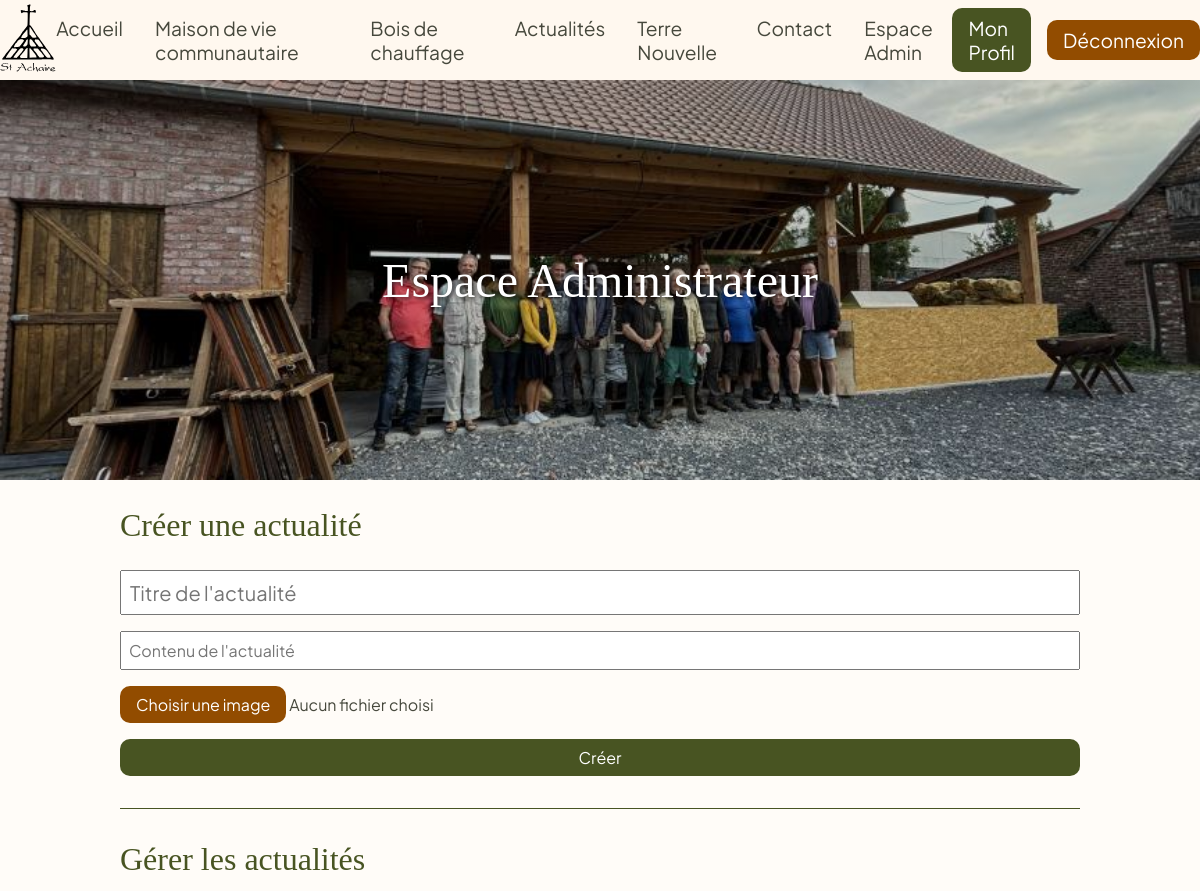
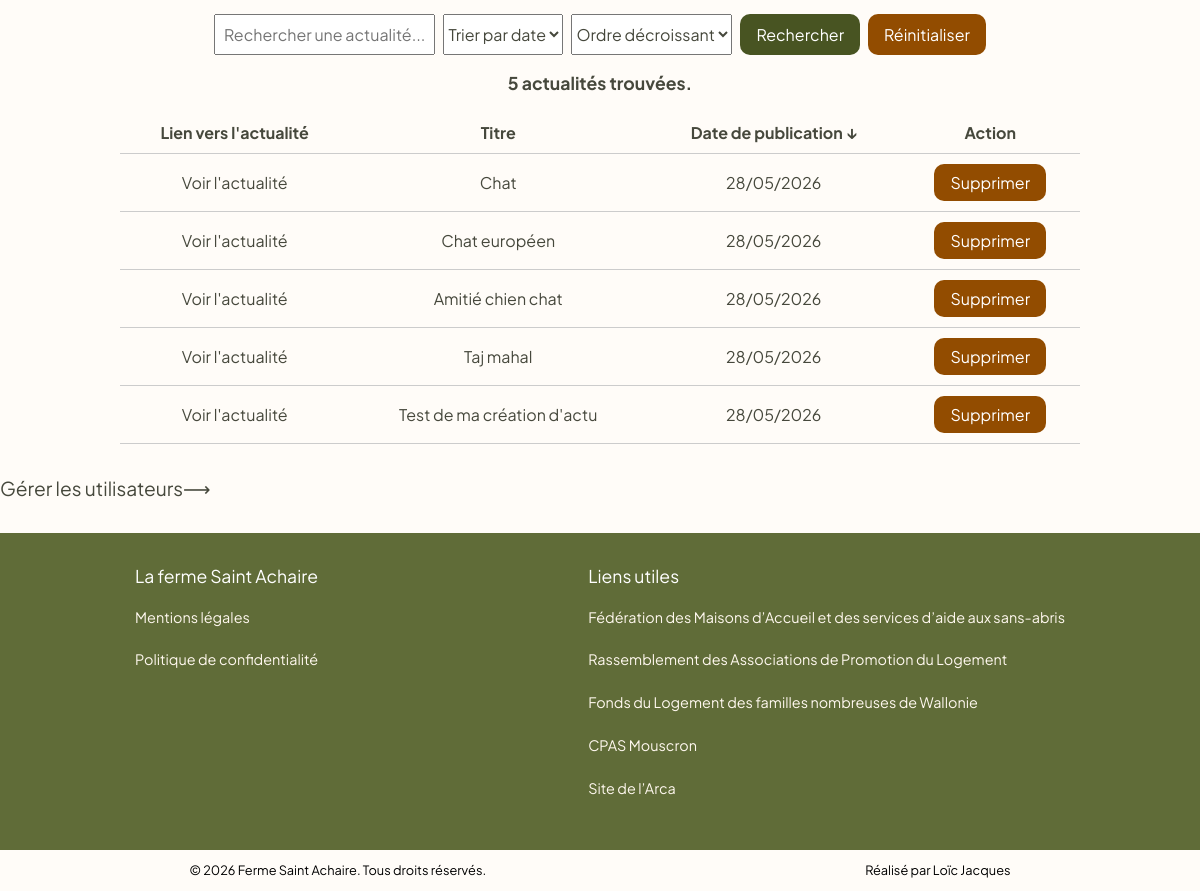
/admin (signed in), run on the app's committed database (2 pictures, top to bottom).
### tables this page shows
CREATE TABLE IF NOT EXISTS `actualite` (
  `id` int NOT NULL AUTO_INCREMENT,
  `titre` varchar(100) NOT NULL,
  `contenu` text NOT NULL,
  `image` varchar(250) NOT NULL,
  `date` datetime NOT NULL DEFAULT CURRENT_TIMESTAMP,
  `likes` int NOT NULL DEFAULT '0',
  PRIMARY KEY (`id`),
  UNIQUE KEY `titre` (`titre`),
  KEY `date` (`date`)
);

### controleurs/controleur_admin.php (called while the page is built, shortened)
<?php
require_once(MODELE . 'admin.php');
require_once(MODELE . 'crud/actualite.php');
if (isset($_GET['tri'])) {
        $tri = $_GET['tri'];
} else {
        $tri = 'date';
}
if (isset($_GET['ordre'])) {
        $ordre = $_GET['ordre'];
} else {
        $ordre = 'DESC';
}
$prochainOrdre = ($ordre === 'ASC') ? 'DESC' : 'ASC';
if (isset($_GET['pagination'])) {
        $pagination = (int)$_GET['pagination'];
} else {
        $pagination = 1;
}
try {
    if (isset($_GET['recherche']) && !empty(trim($_GET['recherche']))) {
        $recherche = trim($_GET['recherche']);
        $rechercheFormatte = prepareRechercheMots($_GET['recherche']);
        $actualites = rechercheActusMots($rechercheFormatte, 10, $tri, $ordre, $pagination);
        $totalActus = nombreRechercheActusMots($rechercheFormatte);
    } else {
        $recherche = '';
        $totalActus= totalActus();
        $actualites = triActus(10, $tri, $ordre, $pagination);
    }
} catch (Exception $e) {
    error_log('Erreur lors de la récupération des actualités : ' . $e->getMessage());
    $actualites = [];
    $totalActus = 0;
}
include(VUES . 'admin.php');
?>

### modele/crud/actualite.php (called while the page is built, shortened)
<?php
function totalActus() {
	global $connexionBdd;
	$requete = $connexionBdd->query("SELECT COUNT(*) AS total FROM actualite");
	$total = $requete->fetch(PDO::FETCH_ASSOC)['total'];
	return $total;
}
function triActus($nombre_actus, $tri='date', $ordre='DESC', $pagination=1) {
	global $connexionBdd;
	$offset = ($pagination - 1) * $nombre_actus;
	$requete = $connexionBdd->prepare("SELECT * FROM actualite ORDER BY `$tri` $ordre LIMIT $nombre_actus OFFSET $offset");
	$requete->execute();
	return $requete->fetchAll(PDO::FETCH_ASSOC);
}
?>

### modele/admin.php (called while the page is built, shortened)
<?php
function genererUrlTri($tri, $ordre, $recherche) {
    $url = 'admin?tri=' . $tri . '&ordre=' . $ordre;
    return $url;
}

### vues/admin.php (the view, shortened to what this page needs)
<!DOCTYPE html>
<html lang="fr">
<head>
	<link rel="stylesheet" href="/public/style/style.css">
	<link rel="stylesheet" href="/public/style/admin.css">
</head>
<body>
    <?php include VUES . 'header_footer/header.php'; ?>
	<main>
		<section class="hero admin-hero">
			<h1>Espace Administrateur</h1>
		</section>
		<section class="contenu barre-separation">
			<h2>Créer une actualité</h2>
			<form class="formulaire-creation" action="admin" method="POST" enctype="multipart/form-data">
				<input type="text" name="titre" placeholder="Titre de l'actualité" required>
				<textarea name="contenu" placeholder="Contenu de l'actualité" required></textarea>
				<div>
					<label for="image" class="btn-primaire">Choisir une image</label>
					<span id="nom-fichier">Aucun fichier choisi</span>
				</div>
				<button class="btn-secondaire" type="submit" name="bCreerActu">Créer</button>
			</form>
		</section>
		<section class="contenu">
			<h2>Gérer les actualités</h2>
			<search>
				<form action="admin" method="get">
					<?php (isset($_GET['recherche'])) ? $valeur_recherche = trim(htmlspecialchars($_GET['recherche'])) : $valeur_recherche = ''; ?>
					<input type="text" name="recherche" placeholder="Rechercher une actualité..." value="<?= $valeur_recherche ?>">
					<select name="tri">
						<option <?= ($tri === 'date') ? 'selected' : '' ?> value="date">Trier par date</option>
					</select>
					<select name="ordre">
						<option <?= ($ordre === 'DESC') ? 'selected' : '' ?> value="DESC">Ordre décroissant</option>
					</select>
					<button class="btn-secondaire" type="submit">Rechercher</button>
					<a class="btn-primaire" href="admin">Réinitialiser</a>
				</form>
			</search>
			<p class="nombre-trouve"><?php echo $totalActus . (($totalActus > 1) ? ' actualités trouvées.' : ' actualité trouvée'); ?></p>
			<table>
				<thead>
					<tr>
						<th>Lien vers l'actualité</th>
						<th>
							<a href="<?= genererUrlTri('titre', $prochainOrdre, $recherche) ?>">
                			Titre <?= ($tri === 'titre') ? ($ordre === 'ASC' ? '↑' : '↓') : '' ?></a>
						</th>
						<th>
							<a href="<?= genererUrlTri('date', $prochainOrdre, $recherche) ?>">
								Date de publication <?= ($tri === 'date') ? ($ordre === 'ASC' ? '↑' : '↓') : '' ?>
							</a>
						</th>
						<th>Action</th>
					</tr>
				</thead>
				<tbody>
			 	<?php foreach ($actualites as $actu): ?>
					<tr>
						<td><a href="/actualite/<?php echo $actu['id']; ?>" target="_blank">Voir l'actualité</a></td>
						<td><?php echo htmlspecialchars($actu['titre']); ?></td>
						<td><?php echo date('d/m/Y', strtotime($actu['date'])); ?></td>
						<td>
							<form method="post">
								<button class="btn-primaire" type="submit" name="bSupprimerActu">Supprimer</button>
							</form>
						</td>
					</tr>
			 	<?php endforeach ?>
				</tbody>
			</table>
		</section>
		<aside class="lien-redirection-admin"><a href="admin/utilisateurs">Gérer les utilisateurs&longrightarrow;</a></aside>
	</main>
	<?php include VUES . 'header_footer/footer.php'; ?>
</body>
</html>

### public/style/style.css (style rules this page uses)
:root { --couleur-blanc-mat: #fff8ef; --couleur-vert: #485422; --couleur-brun: #924c00; --fond-footer: #606c38; --font-titre: "Tinos", serif; --font-texte: "Plus Jakarta Sans", sans-serif; --couleur-texte: #46483c; }
body { background-color: color-mix( in srgb, var(--couleur-blanc-mat) 40%, transparent ); font-family: var(--font-texte); margin: 0; padding: 0; font-size: 1rem; color: var(--couleur-texte); }
button, input, select, textarea { font-family: inherit; font-size: inherit; color: inherit; }
button { appearance: none; -webkit-appearance: none; box-shadow: none; background: none; border: none; }
.btn-primaire { display: inline-flex; align-items: center; justify-content: center; padding: 0.5rem 1rem; background-color: var(--couleur-brun); color: white; border-radius: 10px; border: none; }
.btn-secondaire { display: inline-flex; align-items: center; justify-content: center; padding: 0.5rem 1rem; background-color: var(--couleur-vert); color: white; border-radius: 10px; }
a { text-decoration: none; color: var(--couleur-texte); }
h1, h2, h3, h4, h5, h6 { font-family: var(--font-titre); color: var(--couleur-vert); font-weight: 400; }
h2 { font-size: 2rem; }
section.hero { display: flex; justify-content: center; align-items: center; height: 50vh; width: 100%; background-size: cover; background-position: center; }
section.hero h1 { font-size: 3rem; color: white; text-shadow: 2px 2px 4px rgba(0, 0, 0, 0.7); }
.contenu { width: 80%; max-width: 1200px; margin: 0 auto; }

### public/style/admin.css (style rules this page uses)
.admin-hero { background-image: linear-gradient(rgba(0, 0, 0, 0.2), rgba(0, 0, 0, 0.2)), url("/public/images/site/banniere.jpeg"); }
.barre-separation { margin-bottom: 2rem; border-bottom: 1px solid var(--couleur-vert); padding-bottom: 2rem; }
.formulaire-creation { display: flex; flex-direction: column; gap: 1rem; }
.formulaire-creation input[type="text"] { padding: 0.5rem; font-size: 1.25rem; }
.formulaire-creation textarea { resize: none; padding: 0.5rem; field-sizing: content; }
table { width: 100%; border-collapse: collapse; text-align: center; }
table td, table th { border-bottom: 1px solid #ccc; padding: 10px; }
search { display: flex; justify-content: center; width: 100%; margin-bottom: 1rem; }
search form { display: flex; gap: 0.5rem; }
search input[type="text"] { min-width: 200px; field-sizing: content; padding: 0.5rem; }
.nombre-trouve { text-align: center; font-size: 1.1rem; font-weight: bold; }
.lien-redirection-admin { max-width: 1200px; margin: 0 auto; margin-top: 2rem; margin-bottom: 2rem; font-size: 1.2rem; }

### data on the page
actualite: titre "Chat", date "28/05/2026"
actualite: titre "Chat européen", date "28/05/2026"
actualite: titre "Amitié chien chat", date "28/05/2026"
actualite: titre "Taj mahal", date "28/05/2026"
actualite: titre "Test de ma création d'actu", date "28/05/2026"

### other printed values
$totalActus "5"
